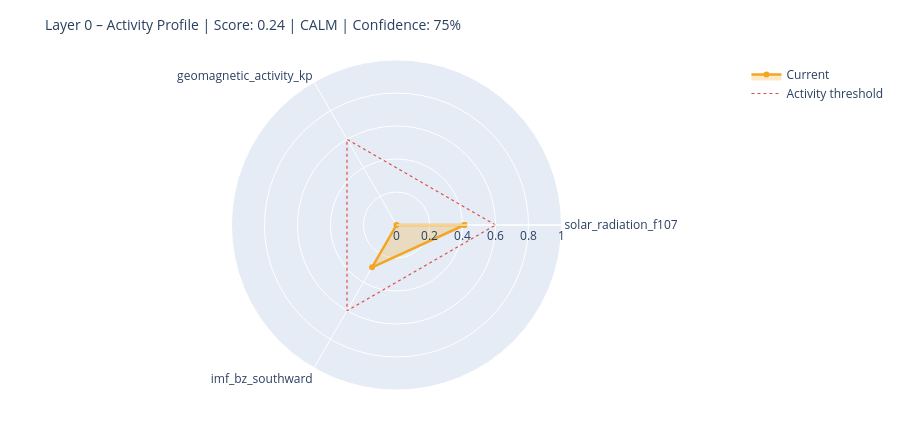

Notebook code cell kept with this figure:
### Markdown cell above
---
## 6. State Assessment & Handoff to Layer 1

### Code cell
# ============================================================
# STEP 1 – Collect raw values with source modes
# Mode: 'primary' | 'fallback_3h' | 'last_valid' | 'missing'
# ============================================================

def safe_last(df, col):
    if df is None or col not in df.columns: return None
    s = df[col].dropna()
    return float(s.iloc[-1]) if not s.empty else None

f107_now = safe_last(df_f107, 'f10.7')
bz_now   = safe_last(df_mag,  'bz_gsm')
kp_now   = safe_last(df_kp,   'kp')
sw_now   = safe_last(df_sw,   'speed')

source_modes = {
    'F10.7':    'primary'  if f107_now is not None else 'missing',
    'Kp':       'primary'  if kp_now   is not None else 'missing',
    'IMF_Bz':   'primary'  if bz_now   is not None else 'missing',
    'SW_speed': 'primary'  if sw_now   is not None else 'missing',
}

# Kp Fallback – 3h endpoint
if kp_now is None:
    try:
        r = requests.get(
            'https://services.swpc.noaa.gov/json/noaa-planetary-k-index.json',
            timeout=10)
        r.raise_for_status()
        fb = pd.DataFrame(r.json())
        tc = next((c for c in fb.columns if 'time' in c.lower()), fb.columns[0])
        kc = next((c for c in fb.columns if 'kp' in c.lower() and c != tc), None)
        if kc:
            fb[kc] = fb[kc].astype(str).str.extract(r'([0-9]+(?:\.[0-9]*)?)')[0]
            fb[kc] = pd.to_numeric(fb[kc], errors='coerce')
            fb = fb[fb[kc] >= 0].dropna(subset=[kc])
            if not fb.empty:
                kp_now = float(fb[kc].iloc[-1])
                source_modes['Kp'] = 'fallback_3h'
                print(f'  Kp fallback (3h): {kp_now:.1f}')
    except Exception as e:
        print(f'  Kp fallback failed: {e}')

# Solar Wind Fallback – last valid value
if sw_now is None and df_sw is not None and 'speed' in df_sw.columns:
    s = df_sw['speed'].dropna()
    if not s.empty:
        sw_now = float(s.iloc[-1])
        source_modes['SW_speed'] = 'last_valid'
        print(f'  SW fallback (last_valid): {sw_now:.0f} km/s')

print()
print('Source modes:', source_modes)

# ============================================================
# STEP 2 – Score from available components only
# ============================================================

def norm(v, lo, hi):
    if v is None: return None
    return max(0.0, min(1.0, (v - lo) / (hi - lo)))

COMPONENTS = {
    'solar_radiation_f107':    (f107_now, norm(f107_now, 60, 250)),
    'geomagnetic_activity_kp': (kp_now,   norm(kp_now,   0,   9)),
    'imf_bz_southward':        (bz_now,   norm(-(bz_now or 0) if bz_now else None, -5, 30)
                                           if bz_now is not None else None),
    'solar_wind_speed':        (sw_now,   norm(sw_now, 300, 800)),
}

available   = {k: v[1] for k, v in COMPONENTS.items() if v[1] is not None}
unavailable = [k for k, v in COMPONENTS.items() if v[1] is None]

layer0_score = round(sum(available.values()) / len(available), 4) if available else None
confidence   = round(len(available) / len(COMPONENTS), 2)

level = ('unknown'  if layer0_score is None
         else 'calm'     if layer0_score < 0.3
         else 'moderate' if layer0_score < 0.6
         else 'active')

# ============================================================
# STEP 3 – Dominant Driver
# ============================================================

def dominant_driver(kp, f107, bz, sw):
    candidates = []
    if kp   is not None and kp   >= 4:   candidates.append(('geomagnetic',    kp / 9))
    if sw   is not None and sw   >= 500:  candidates.append(('solar_wind',     sw / 800))
    if bz   is not None and bz   <= -5:   candidates.append(('imf_southward',  abs(bz) / 30))
    if f107 is not None and f107 >= 150:  candidates.append(('solar_radiation',f107 / 250))
    return max(candidates, key=lambda x: x[1])[0] if candidates else 'none'

driver = dominant_driver(kp_now, f107_now, bz_now, sw_now)

# ============================================================
# STEP 4 – Downstream expectations
# ============================================================

def downstream_expectation(driver, score, kp, bz, f107):
    exp = {
        'magnetosphere':        'calm',
        'ionosphere':           'calm',
        'schumann_resonance':   'unchanged',
        'lithosphere_currents': 'low',
    }
    if driver == 'geomagnetic' or (kp and kp >= 5):
        exp['magnetosphere']        = 'compressed / storm'
        exp['ionosphere']           = 'elevated disturbance (TEC variability)'
        exp['schumann_resonance']   = 'elevated amplitude possible'
        exp['lithosphere_currents'] = 'elevated induction currents'
    elif driver == 'imf_southward' or (bz and bz <= -5):
        exp['magnetosphere']        = 'energy coupling active'
        exp['ionosphere']           = 'elevated electron density possible'
        exp['schumann_resonance']   = 'slight modulation possible'
    elif driver == 'solar_radiation' or (f107 and f107 >= 150):
        exp['ionosphere']           = 'elevated ionization (F-layer)'
        exp['schumann_resonance']   = 'slightly elevated background activity'
    return exp

downstream = downstream_expectation(driver, layer0_score, kp_now, bz_now, f107_now)

# ============================================================
# CONSOLE OUTPUT
# ============================================================

W = 58
print('=' * W)
print('LAYER 0 – STATE ASSESSMENT')
print('=' * W)
for name, (raw_v, score_v) in COMPONENTS.items():
    if score_v is not None:
        bar = '█' * int(score_v * 20) + '░' * (20 - int(score_v * 20))
        print(f'  {name:<35}  {bar}  {score_v:.2f}')
    else:
        print(f'  {name:<35}  {"─" * 20}  n/a')
print('-' * W)
print(f'  Score ({len(available)}/{len(COMPONENTS)} components):  {layer0_score:.3f}')
print(f'  Confidence:         {confidence:.0%}')
print(f'  Level:              {level.upper()}')
print(f'  Dominant Driver:    {driver}')

# Radar chart
cats = list(available.keys())
vals = list(available.values())
if len(cats) >= 3:
    fig = go.Figure()
    fig.add_trace(go.Scatterpolar(
        r=vals + [vals[0]], theta=cats + [cats[0]],
        fill='toself', fillcolor='rgba(242,166,35,0.25)',
        line=dict(color='#F2A623', width=2.5), name='Current'
    ))
    fig.add_trace(go.Scatterpolar(
        r=[0.6] * (len(cats) + 1), theta=cats + [cats[0]],
        line=dict(color='#E24B4A', dash='dot', width=1.2),
        mode='lines', name='Activity threshold'
    ))
    fig.update_layout(
        title=dict(text=f'Layer 0 – Activity Profile | Score: {layer0_score:.2f} | {level.upper()} | Confidence: {confidence:.0%}',
                   font=dict(size=14)),
        polar=dict(radialaxis=dict(visible=True, range=[0, 1])),
        height=430, showlegend=True,
        margin=dict(l=60, r=60, t=60, b=40)
    )
    fig.show()

### Figure 1 — Plotly figure (JSON) as saved in the notebook; plotly's stock layout.template omitted (floating-point values rounded to 4 significant figures)
{"data": [{"fill": "toself", "fillcolor": "rgba(242,166,35,0.25)", "line": {"color": "#F2A623", "width": 2.5}, "name": "Current", "r": [0.4116, 0.0, 0.2963, 0.4116], "theta": ["solar_radiation_f107", "geomagnetic_activity_kp", "imf_bz_southward", "solar_radiation_f107"], "type": "scatterpolar"}, {"line": {"color": "#E24B4A", "dash": "dot", "width": 1.2}, "mode": "lines", "name": "Activity threshold", "r": [0.6, 0.6, 0.6, 0.6], "theta": ["solar_radiation_f107", "geomagnetic_activity_kp", "imf_bz_southward", "solar_radiation_f107"], "type": "scatterpolar"}], "layout": {"height": 430, "margin": {"b": 40, "l": 60, "r": 60, "t": 60}, "polar": {"radialaxis": {"range": [0, 1], "visible": true}}, "showlegend": true, "title": {"font": {"size": 14}, "text": "Layer 0 – Activity Profile | Score: 0.24 | CALM | Confidence: 75%"}}}
